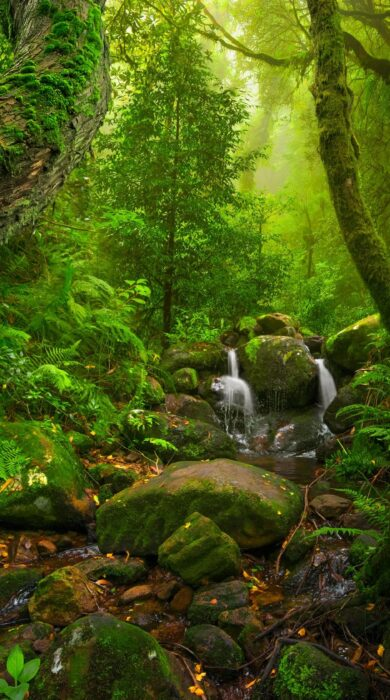
#> input picture npcost/rainforest.jpg, 390 x 700 px
$ python ops.py
#> lines starting #> are read from the running program, lines starting #| are printed output that depends on the picture
#> further down, img is the input picture: shape (700, 390, 3); mean B, G, R 21.7, 90.8, 75
import numpy as np
import cv2

def gray_loop(img: np.ndarray) -> np.ndarray:
    # img is HxWx3 uint8 in BGR order (that's how cv2 loads images)
    h, w, _ = img.shape
#> h = 700; w = 390
    out = np.zeros((h, w), np.uint8)
    for y in range(h):
        for x in range(w):
            b, g, r = img[y, x]
            out[y, x] = 0.299 * float(r) + 0.587 * float(g) + 0.114 * float(b)
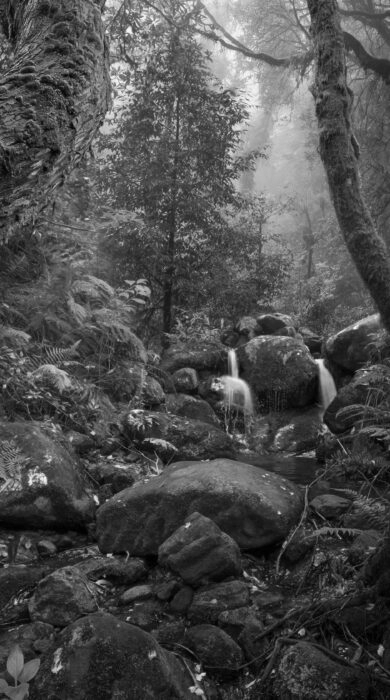
#> out: shape (700, 390); min 0, max 253, mean 77.7
    return out

def gray_cv2(img: np.ndarray) -> np.ndarray:
    return cv2.cvtColor(img, cv2.COLOR_BGR2GRAY)

# [23 lines left out: functions gray_numpy, box_blur_loop, not called in this run]

def box_blur_cv2(gray: np.ndarray) -> np.ndarray:
    K = np.full((3, 3), 1 / 9, np.float32)
    return cv2.filter2D(gray, -1, K)      # -1 means "output the same dtype as the input"

# [9 lines left out: function box_blur_np, not called in this run]

img = cv2.imread("rainforest.jpg")

gray = gray_loop(img)
# [23 lines of commented-out code are left out]

import math

# [21 lines left out: function resize_loop, not called in this run]

def resize_cv2(gray, out_h=224, out_w=224):
    return cv2.resize(gray, (out_w, out_h), interpolation=cv2.INTER_LINEAR)   # (width, height) order

# [27 lines left out: function resize_np, not called in this run]


# [12 lines of commented-out code are left out]
